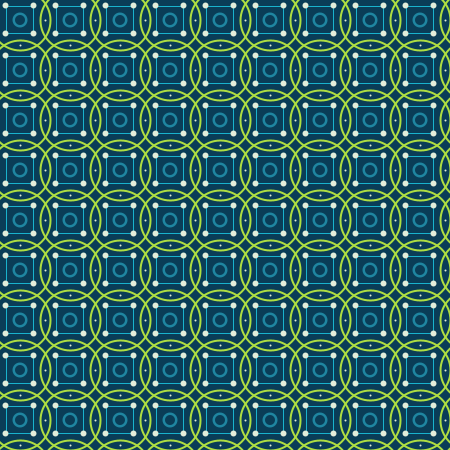
Frame 1 (no input)
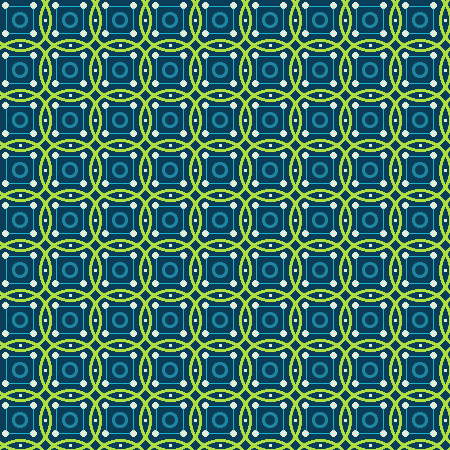
Frame 60 (the mouse pressed at the canvas centre just before this capture)
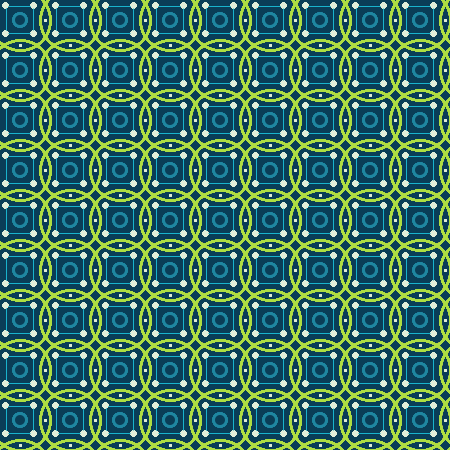
Frame 120 (the mouse held since frame 60 and released just before this capture)

The Processing sketch that drew these frames (run headless with seeded random() and noise(); from frame 60 on, the mouse is pressed at the canvas centre):

// Processing sketch: processing_28732
// ── processing_28732.pde

// Global variables
// declare its name and assign it a value
int xPos = 225;
int yPos = 225;
int d = 40;

void setup() {
  size(450, 450);
  background(10, 61, 87);
  smooth();
  stroke(144, 129, 250);
  strokeWeight(.1);
  noFill();
}

void draw() {
  for (int c = 0; c < 10; c++) {
    for (int r = 0; r < 10; r++) {
      drawTile(50 * c, 50 * r, d);
    }
  }
}

void drawTile(int xPos, int yPos, int d) {

  // Draws inner light blue rectangle
  strokeWeight(1);
  stroke(25, 179, 205);
  noFill();
  rect(xPos + 6, yPos + 6, 27, 27);

  // Draws darker blue inner circle
  strokeWeight(25);
  noStroke();
  fill(31, 134, 161);
  ellipse(xPos + 20, yPos + 20, 15, 15);
  //Draws inner dark blue mask inner circle
  fill(10, 61, 87);
  ellipse(xPos + 20, yPos + 20, 10, 10);

  // Drass outer green circles
  strokeWeight(2);
  stroke(175, 222, 65);
  noFill();
  ellipse(xPos + 20, yPos + 20, 60, 60);

  // Draws points on rectangle
  strokeWeight(6);
  stroke(227, 237, 218);
  point(xPos + 5, yPos + 5);
  point(xPos + 33, yPos + 5);
  point(xPos + 5, yPos + 33);
  point(xPos + 33, yPos + 33);

  // Draws points in green rings
  strokeWeight(2);
  point(xPos + 20, yPos + 45);
  point(xPos + 45, yPos + 20);
}
